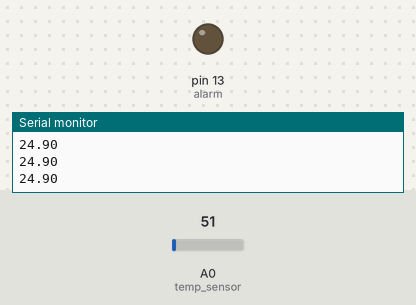
A sketch run on a simulated Arduino Uno, built with avr-gcc and run on an emulated ATmega328P. Parts: output pins drawn as LEDs (lit = HIGH), the last lines printed to the serial monitor. The test bench sets the inputs (shaded band); at power-on: A0 (temp_sensor) = 51.

Above: at 1.2 s.
1.3 s: A0 (temp_sensor) set to 58
2.8 s: A0 (temp_sensor) set to 65
At 3.2 s:
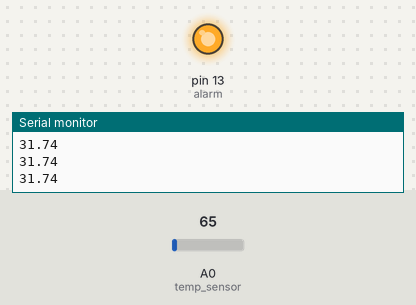
4.3 s: A0 (temp_sensor) set to 30
At 5.5 s:
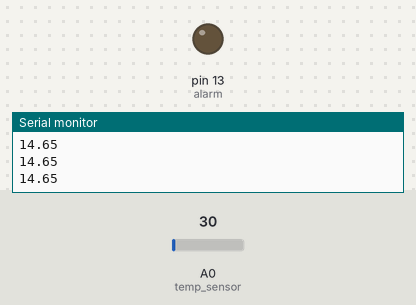
5.8 s: A0 (temp_sensor) set to 71
At 6.7 s:
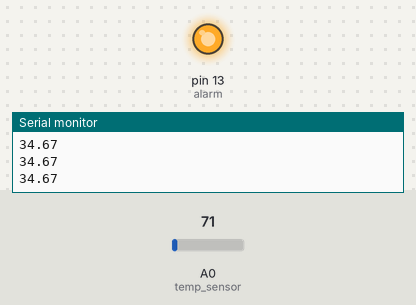
Timing chart, 0 to 8.3 s (numbered marks = the images above; inputs shaded):
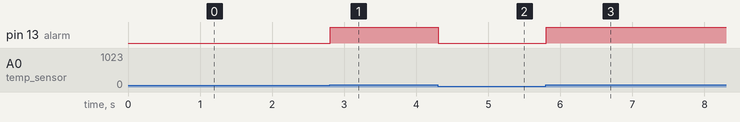

The sketch:

Temp_Sensor.ino
```cpp
int alarm = 13;
int temp_sensor = 0;
void setup() {
  pinMode(alarm, OUTPUT);
  pinMode(temp_sensor, INPUT);
  Serial.begin(9600);

}

void loop() {
  int value = analogRead(temp_sensor);
 float volt = (value * 5.0)/1024.0;
 float celsius = (volt) * 100.0;
  Serial.println(celsius);

  if (celsius >= 30) {
    digitalWrite(alarm, HIGH);
  }

  if (celsius < 28) {
    digitalWrite(alarm, LOW);
  }
}
```

Measured:
- the behaviour switches between 61 and 62 on A0 (temp_sensor) (found by bisection; images 0 and 1)
- after the input at 2.8 s, pin 13 (alarm): LOW → HIGH at once
- after the input at 4.3 s, pin 13 (alarm): HIGH → LOW at once
- after the input at 5.8 s, pin 13 (alarm): LOW → HIGH at once
